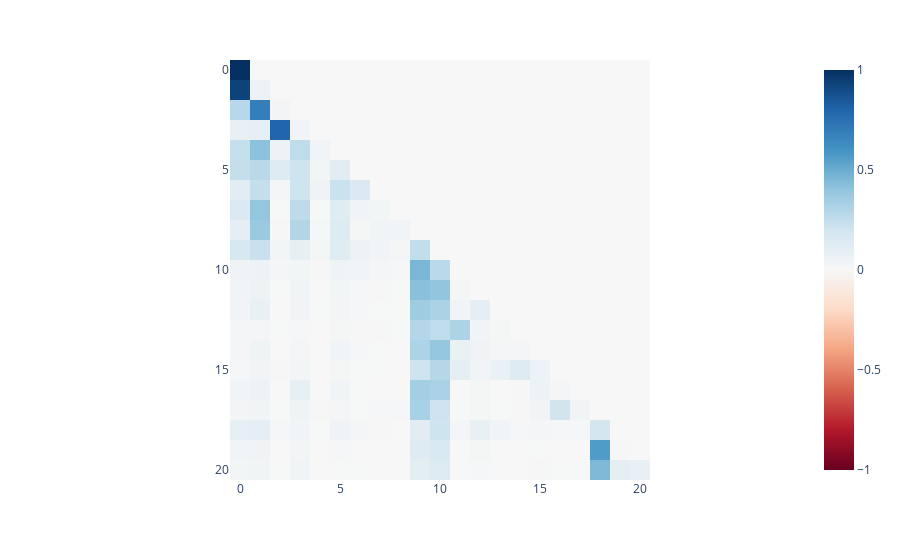

Source (notebook cell):
### Code cell
outputs, cache = model.run_with_cache("The capital of Australia is Canberra, the country’s largest inland city. It is located in the Australian Capital Territory (ACT), which is a federal territory. The city is located on the banks of the Molonglo River, 280 km south-west of Sydney.\nThe city was founded in 1913 as a compromise between the six Australian colonies. The city was built to be the capital of the country, and it was named after the Aboriginal word for “meeting place”.\nThe city is the seat of the Australian Parliament, and the Parliament House is the most important building in the city. The Parliament House is a modern building, which was built in the 1980s. It is a circular building, which is surrounded by a lake.\nThe city is also the seat of the Australian Government. The city is the home of the High Court of Australia, the Supreme Court of the Australian Capital Territory, and the Australian Def")

outputs, cache = model.run_with_cache("The capital of Australia is Canberra, the country’s largest inland city. It is")

output = tokenizer.decode(outputs.argmax(dim=-1).squeeze()[-1])
print(output)

imshow(cache['attn', 2][0,4]) # batch head seq_ln seq_ln

### Figure 1 — Plotly figure (JSON) as saved in the notebook; plotly's stock layout.template omitted (floating-point values rounded to 4 significant figures; data arrays with more than 128 entries replaced by an {"elided": "..."} marker saying what was removed)
{"data": [{"coloraxis": "coloraxis", "hovertemplate": "x: %{x}<br>y: %{y}<br>color: %{z}<extra></extra>", "name": "0", "type": "heatmap", "xaxis": "x", "yaxis": "y", "z": {"elided": "21x21 float values"}}], "layout": {"coloraxis": {"cmid": 0, "colorscale": [[0, "rgb(103,0,31)"], [0.1, "rgb(178,24,43)"], [0.2, "rgb(214,96,77)"], [0.3, "rgb(244,165,130)"], [0.4, "rgb(253,219,199)"], [0.5, "rgb(247,247,247)"], [0.6, "rgb(209,229,240)"], [0.7, "rgb(146,197,222)"], [0.8, "rgb(67,147,195)"], [0.9, "rgb(33,102,172)"], [1, "rgb(5,48,97)"]]}, "margin": {"t": 60}, "xaxis": {"anchor": "y", "constrain": "domain", "domain": [0, 1], "scaleanchor": "y"}, "yaxis": {"anchor": "x", "autorange": "reversed", "constrain": "domain", "domain": [0, 1]}}}
